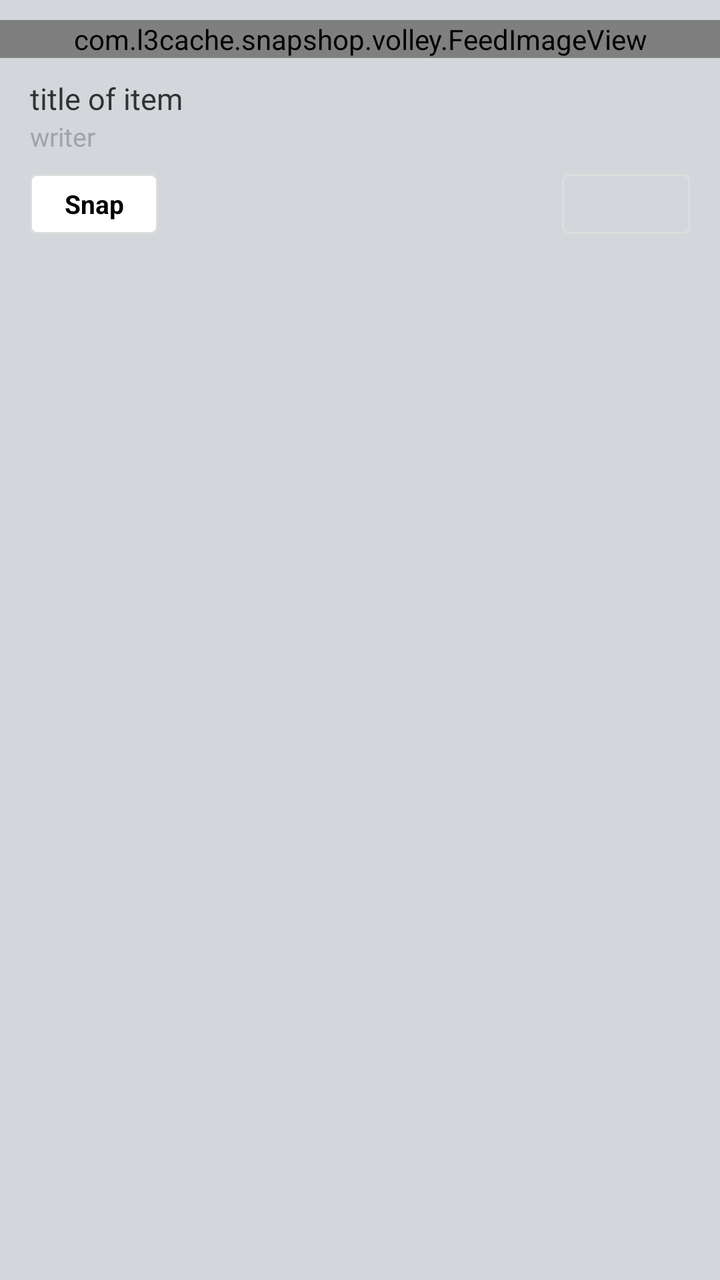
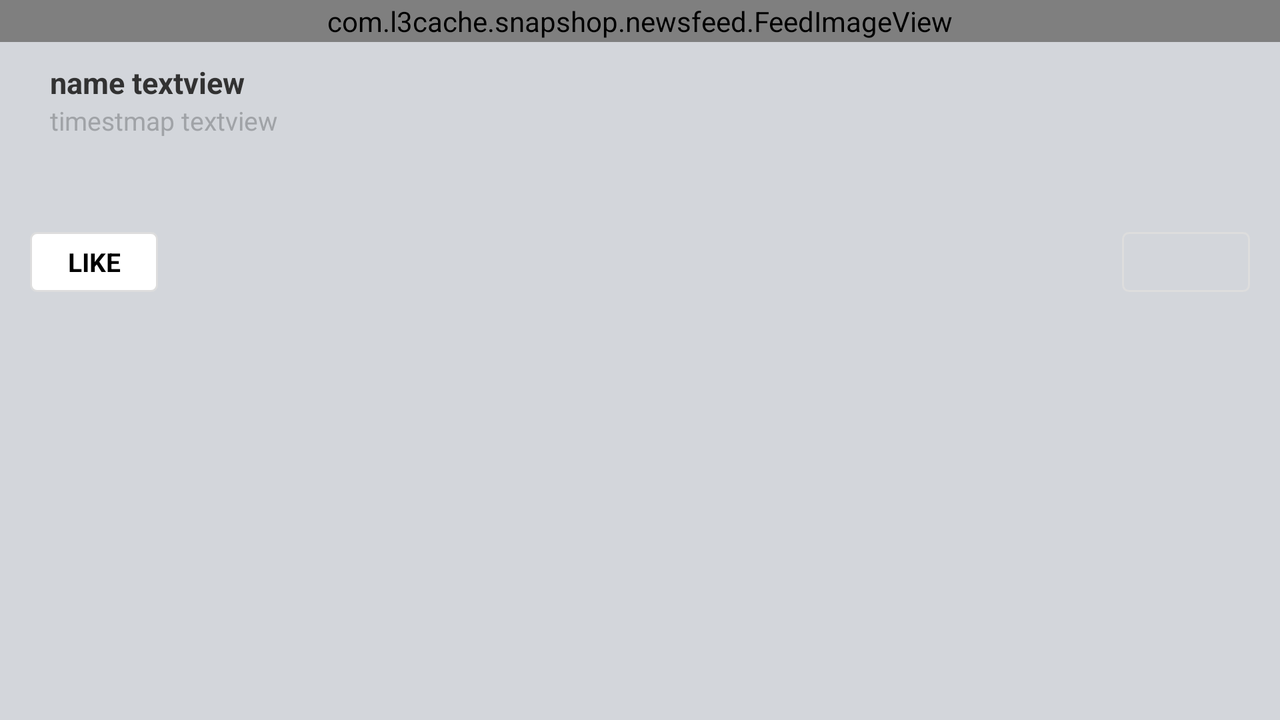

An Android layout and its configuration variant, each rendered on a device that would load it. The default file and the variant file are quoted in full after the pictures.
<!-- AndroidManifest.xml: application theme SnapActionBarTheme -->
<!-- res/layout/newsfeed_volley_list_row.xml -->
<?xml version="1.0" encoding="utf-8"?>
<LinearLayout xmlns:android="http://schemas.android.com/apk/res/android"
    android:layout_width="match_parent"
    android:layout_height="match_parent"
    android:background="@color/feed_bg"
    android:orientation="vertical" >
 

    <LinearLayout
        android:layout_width="match_parent"
        android:layout_height="match_parent"
        android:layout_marginTop="@dimen/feed_item_margin"
        android:background="@drawable/bg_parent_rounded_corner"
        android:orientation="vertical"
        android:paddingBottom="@dimen/feed_item_padding_top_bottom" >
 

        <com.l3cache.snapshop.volley.FeedImageView
            android:id="@+id/newsfeed_item_image_view"
            android:layout_width="match_parent"
            android:layout_height="wrap_content"
            android:background="@drawable/newsfeed_feedimage"
            android:paddingLeft="1dp"
            android:paddingRight="1dp"
            android:scaleType="fitXY" />
        

        <LinearLayout
            android:layout_width="fill_parent"
            android:layout_height="wrap_content"
            android:layout_marginTop="@dimen/feed_item_margin"
            android:orientation="vertical"
            android:paddingLeft="@dimen/feed_item_padding_left_right"
            android:paddingRight="@dimen/feed_item_padding_left_right" >

            <TextView
                android:id="@+id/newsfeed_item_title_text_view"
                android:layout_width="fill_parent"
                android:layout_height="wrap_content"
                android:text="title of item"
                android:textSize="@dimen/feed_item_profile_name"
                android:textStyle="normal" />

            <TextView
                android:id="@+id/newsfeed_item_writer_text_view"
                android:layout_width="fill_parent"
                android:layout_height="wrap_content"
                android:text="writer"
                android:textColor="@color/timestamp"
                android:textSize="@dimen/feed_item_timestamp" />
        
        </LinearLayout>

        <LinearLayout
            android:layout_width="match_parent"
            android:layout_height="30dp"
            android:layout_marginTop="@dimen/feed_item_margin"
            android:orientation="horizontal"
            android:paddingLeft="@dimen/feed_item_padding_left_right"
            android:paddingRight="@dimen/feed_item_padding_left_right" >

            <ToggleButton
                android:id="@+id/newsfeed_item_snap_toggle_button"
                android:layout_width="wrap_content"
                android:layout_height="wrap_content"
                android:background="@drawable/newsfeed_volley_list_row_buttonshape"
                android:focusable="false"
                android:focusableInTouchMode="false"
                android:textOff="Snap"
                android:textOn="Snapped"
                android:textSize="13sp"
                android:textStyle="bold" >
            </ToggleButton>

            <View
                android:layout_width="0dp"
                android:layout_height="match_parent"
                android:layout_weight="1" >
            </View>

            <Button
                android:id="@+id/newsfeed_item_price_button"
                android:layout_width="wrap_content"
                android:layout_height="match_parent"
                android:layout_gravity="end"
                android:background="@drawable/newsfeed_volley_list_row_priceshape"
                android:focusable="false"
                android:focusableInTouchMode="false"
                android:paddingLeft="5dp"
                android:paddingRight="5dp"
                android:textAppearance="?android:attr/textAppearanceSmall"
                android:textColor="#FFF" >
            </Button>
        </LinearLayout>
    </LinearLayout>

</LinearLayout>
<!-- resources referenced by this layout -->
<resources>
  <color name="feed_bg">#d3d6db</color>
  <color name="timestamp">#a0a3a7</color>
  <dimen name="feed_item_margin">10dp</dimen>
  <dimen name="feed_item_padding_left_right">15dp</dimen>
  <dimen name="feed_item_padding_top_bottom">20dp</dimen>
  <dimen name="feed_item_profile_name">15dp</dimen>
  <dimen name="feed_item_timestamp">13dp</dimen>
  <!-- drawable newsfeed_feedimage (drawable) -->
  <?xml version="1.0" encoding="utf-8"?>
  <shape xmlns:android="http://schemas.android.com/apk/res/android"
      android:shape="rectangle" >
  
      <corners android:radius="1dp" />
  
      <stroke
          android:width="0.7dp"
          android:color="#AAAAAA" />
  
  </shape>
  <!-- drawable newsfeed_volley_list_row_buttonshape (drawable) -->
  <?xml version="1.0" encoding="utf-8"?>
  <shape xmlns:android="http://schemas.android.com/apk/res/android"
      android:shape="rectangle" >
  
      <corners android:radius="3dp" />
  
      <solid android:color="#FFFFFF" />
  
      <padding
          android:bottom="0dp"
          android:left="0dp"
          android:right="0dp"
          android:top="0dp" />
  
      <stroke
          android:width="1dp"
          android:color="#DDD" />
      
  </shape>
  <!-- drawable newsfeed_volley_list_row_priceshape (drawable) -->
  <?xml version="1.0" encoding="utf-8"?>
  <shape xmlns:android="http://schemas.android.com/apk/res/android"
      android:shape="rectangle" >
  
      <corners android:radius="3dp" />
  
      <solid android:color="@color/naver_green" />
  
      <padding
          android:bottom="0dp"
          android:left="0dp"
          android:right="0dp"
          android:top="0dp" />
  
      <stroke
          android:width="1dp"
          android:color="#DDD" />
      
  </shape>
  <style name="SnapActionBarTheme" parent="@android:style/Theme.Holo.Light">
          <item name="android:actionBarStyle">@style/SnapActionBarTheme.ActionBar</item>
      </style>
  <style name="SnapActionBarTheme.ActionBar" parent="@android:style/Widget.Holo.Light.ActionBar">
          <item name="android:background">@drawable/actionbar_background</item>
          <item name="android:titleTextStyle">@style/SnapActionBarTheme.ActionBar.Text</item>
      </style>
  <style name="SnapActionBarTheme.ActionBar.Text" parent="@android:style/TextAppearance">
          <item name="android:textColor">@color/actionBarText</item>
      </style>
  <color name="actionBarText">#FFFFFF</color>
</resources>
<!-- res/layout-land/newsfeed_volley_list_row.xml (the repository's variant of the layout above) -->
<!-- drawn on the phone turned sideways -->
<?xml version="1.0" encoding="utf-8"?>
<LinearLayout xmlns:android="http://schemas.android.com/apk/res/android"
    android:layout_width="match_parent"
    android:layout_height="match_parent"
    android:background="@color/feed_bg"
    android:orientation="vertical" >
 

    <LinearLayout
        android:layout_width="match_parent"
        android:layout_height="match_parent"
        android:background="@drawable/bg_parent_rounded_corner"
        android:orientation="vertical"
        android:paddingBottom="@dimen/feed_item_padding_top_bottom" >
 

        <com.l3cache.snapshop.newsfeed.FeedImageView
            android:id="@+id/feedImage1"
            android:layout_width="match_parent"
            android:layout_height="wrap_content"
            android:background="@drawable/newsfeed_feedimage"
            android:paddingBottom="1dp"
            android:paddingLeft="1dp"
            android:paddingRight="1dp"
            android:paddingTop="1dp"
            android:scaleType="fitXY"
            android:visibility="visible" />
        

        <LinearLayout
            android:layout_width="fill_parent"
            android:layout_height="wrap_content"
            android:layout_marginTop="@dimen/feed_item_margin"
            android:orientation="horizontal"
            android:paddingLeft="@dimen/feed_item_padding_left_right"
            android:paddingRight="@dimen/feed_item_padding_left_right" >

            <LinearLayout
                android:layout_width="fill_parent"
                android:layout_height="wrap_content"
                android:orientation="vertical"
                android:paddingLeft="@dimen/feed_item_profile_info_padd"
                android:paddingRight="@dimen/feed_item_profile_info_padd" >
 

                <TextView
                    android:id="@+id/name"
                    android:layout_width="fill_parent"
                    android:layout_height="wrap_content"
                    android:text="name textview"
                    android:textSize="@dimen/feed_item_profile_name"
                    android:textStyle="bold" />
 

                <TextView
                    android:id="@+id/timestamp"
                    android:layout_width="fill_parent"
                    android:layout_height="wrap_content"
                    android:text="timestmap textview"
                    android:textColor="@color/timestamp"
                    android:textSize="@dimen/feed_item_timestamp" />
            
            </LinearLayout>
        
        </LinearLayout>

        <TextView
            android:id="@+id/txtStatusMsg"
            android:layout_width="fill_parent"
            android:layout_height="wrap_content"
            android:paddingBottom="5dp"
            android:paddingLeft="@dimen/feed_item_padding_left_right"
            android:paddingRight="@dimen/feed_item_padding_left_right"
            android:paddingTop="@dimen/feed_item_status_pad_top" />

        <LinearLayout
            android:layout_width="match_parent"
            android:layout_height="30dp"
            android:layout_marginTop="@dimen/feed_item_margin"
            android:orientation="horizontal"
            android:paddingLeft="@dimen/feed_item_padding_left_right"
            android:paddingRight="@dimen/feed_item_padding_left_right" >

            <ToggleButton
                android:id="@+id/snapButton"
                android:layout_width="wrap_content"
                android:layout_height="match_parent"
                android:background="@drawable/newsfeed_volley_list_row_buttonshape"
                android:textOff="LIKE"
                android:textOn="LIKED"
                android:textSize="13sp"
                android:textStyle="bold" >
            </ToggleButton>

            <View
                android:layout_width="0dp"
                android:layout_height="match_parent"
                android:layout_weight="1" >
            </View>

            <Button
                android:id="@+id/priceTextView"
                android:layout_width="wrap_content"
                android:layout_height="match_parent"
                android:layout_gravity="end"
                android:background="@drawable/newsfeed_volley_list_row_priceshape"
                android:textAppearance="?android:attr/textAppearanceSmall"
                android:textColor="#FFF" >
            </Button>
        </LinearLayout>
    </LinearLayout>

</LinearLayout>
<!-- resources referenced by the variant -->
<!-- as the phone turned sideways resolves them -->
<resources>
  <color name="feed_bg">#d3d6db</color>
  <color name="timestamp">#a0a3a7</color>
  <dimen name="feed_item_margin">10dp</dimen>
  <dimen name="feed_item_padding_left_right">15dp</dimen>
  <dimen name="feed_item_padding_top_bottom">20dp</dimen>
  <dimen name="feed_item_profile_info_padd">10dp</dimen>
  <dimen name="feed_item_profile_name">15dp</dimen>
  <dimen name="feed_item_status_pad_top">13dp</dimen>
  <dimen name="feed_item_timestamp">13dp</dimen>
  <!-- drawable newsfeed_feedimage (drawable) -->
  <?xml version="1.0" encoding="utf-8"?>
  <shape xmlns:android="http://schemas.android.com/apk/res/android"
      android:shape="rectangle" >
  
      <corners android:radius="1dp" />
  
      <stroke
          android:width="0.7dp"
          android:color="#AAAAAA" />
  
  </shape>
  <!-- drawable newsfeed_volley_list_row_buttonshape (drawable) -->
  <?xml version="1.0" encoding="utf-8"?>
  <shape xmlns:android="http://schemas.android.com/apk/res/android"
      android:shape="rectangle" >
  
      <corners android:radius="3dp" />
  
      <solid android:color="#FFFFFF" />
  
      <padding
          android:bottom="0dp"
          android:left="0dp"
          android:right="0dp"
          android:top="0dp" />
  
      <stroke
          android:width="1dp"
          android:color="#DDD" />
      
  </shape>
  <!-- drawable newsfeed_volley_list_row_priceshape (drawable) -->
  <?xml version="1.0" encoding="utf-8"?>
  <shape xmlns:android="http://schemas.android.com/apk/res/android"
      android:shape="rectangle" >
  
      <corners android:radius="3dp" />
  
      <solid android:color="@color/naver_green" />
  
      <padding
          android:bottom="0dp"
          android:left="0dp"
          android:right="0dp"
          android:top="0dp" />
  
      <stroke
          android:width="1dp"
          android:color="#DDD" />
      
  </shape>
  <style name="SnapActionBarTheme" parent="@android:style/Theme.Holo.Light">
          <item name="android:actionBarStyle">@style/SnapActionBarTheme.ActionBar</item>
      </style>
  <style name="SnapActionBarTheme.ActionBar" parent="@android:style/Widget.Holo.Light.ActionBar">
          <item name="android:background">@drawable/actionbar_background</item>
          <item name="android:titleTextStyle">@style/SnapActionBarTheme.ActionBar.Text</item>
      </style>
  <style name="SnapActionBarTheme.ActionBar.Text" parent="@android:style/TextAppearance">
          <item name="android:textColor">@color/actionBarText</item>
      </style>
  <color name="actionBarText">#FFFFFF</color>
</resources>
